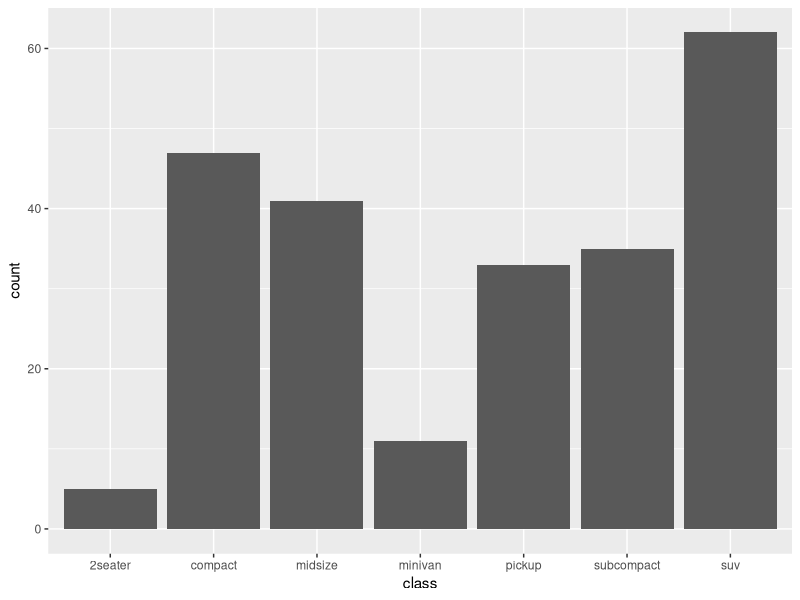
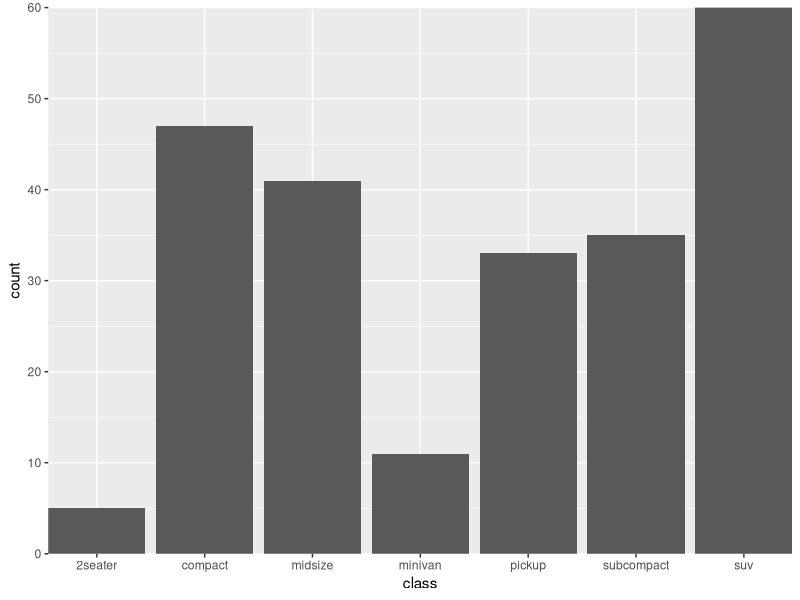

Here is the R script that generated these plots, in order:
## ---- chunk 1
library(ggplot2)

g <- ggplot(mpg, aes(class)) +
  geom_bar()
g
## ---- chunk 2
g <- ggplot(mpg, aes(class)) +
  geom_bar() +
  coord_cartesian(ylim = c(0, 60),  # <1> 
                  expand = FALSE)   # <1> 
g
